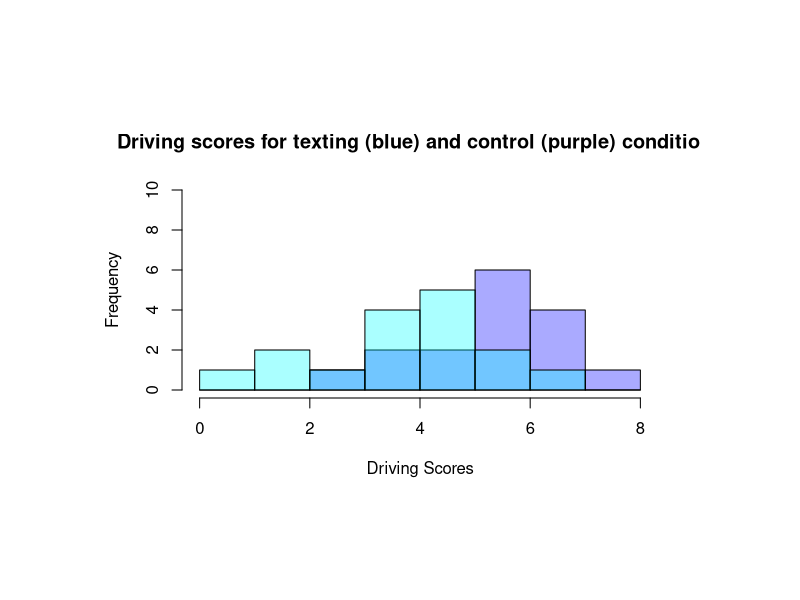
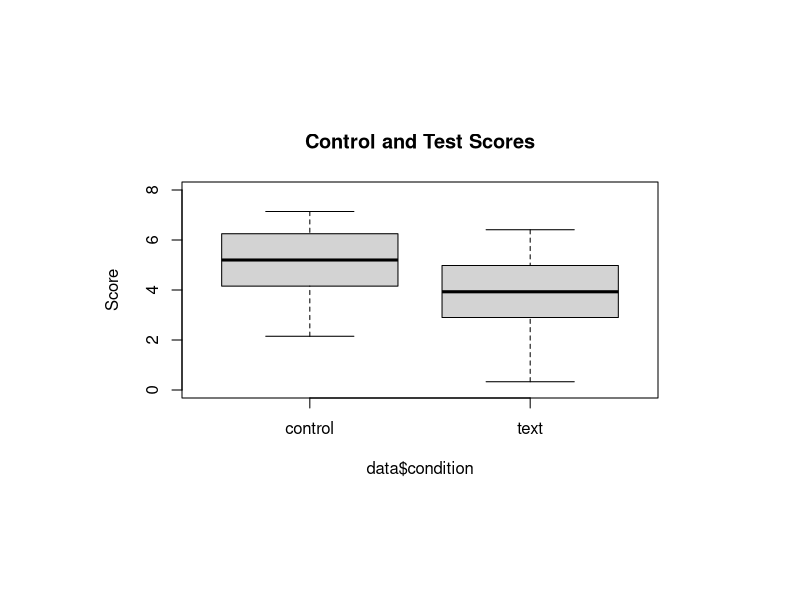
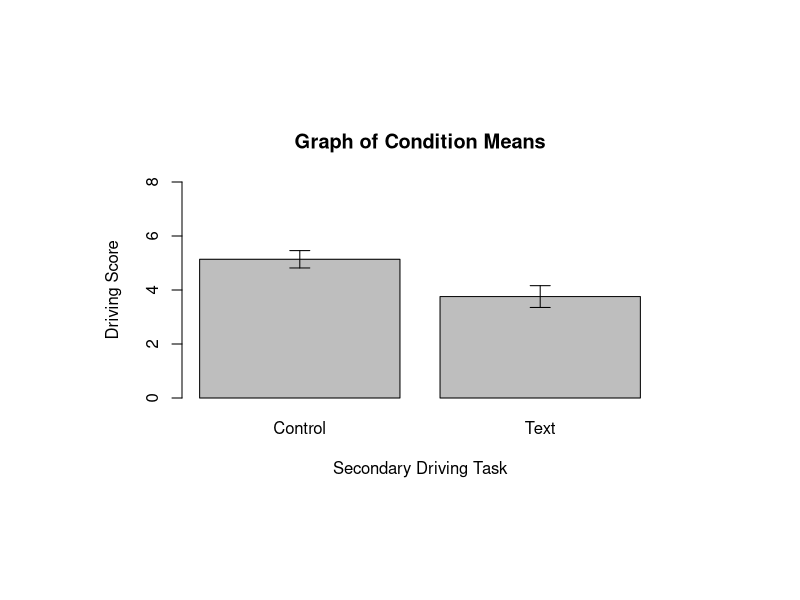

These figures' R source, in order:
data <- read.csv ("driving.csv")

# We need to make two variables that we can use in the creation of graphs, descriptive statistics etc. We can do this using the subset() function

control <- subset (data$score, data$condition=="control")
text <- subset (data$score, data$condition=="text")

# Make a histogram showing the frequency distribution of the driving scores in both the control and text conditions
xx = c(0,8)
yy = c(0,10)
brks = seq(0,8,1)

pdf( height=11, width=8.5, file="graphs.pdf" )
par( omi=c( 1,1,1,1 ) )

hist (control, xlab="Driving Scores", main="Driving scores for texting (blue) and control (purple) conditions", xlim=xx, ylim=yy, breaks=brks, col=rgb(0,0,1,1/3))
hist (text, breaks=brks, col=rgb(0,1,1,1/3), add=T)

# Run boxplots to identify outliers and the general spread of the data. Use the boxplot() function to generate boxplots of both conditions on the same graph.
boxplot(data$score~data$condition, ylim= xx, ylab="Score", main="Control and Test Scores")

mysummary <- function(x) {
     v1 <- mean(x)
     v2 <- median(x)
     v3 <- var(x)
     v4 <- sd(x)
     v5 <- length(x)
     return(list( mean=v1, median=v2, var=v3, sd=v4, N=v5))
}

# Use the mysummary function (defined for you above) to get descriptive statistics for both conditions

mysummary (control)
mysummary (text)
# A good idea in presenting statistics in scientific reports is the inclusion of bar charts to show the means of the conditions graphically. Create a bar chart of the two means of the control and text conditions with error bars.
# hint: use barplot() function.

drive.mean <- c( mean(control), mean(text) )
drive.mean
drive.sd <- c( sd(control), sd(text) )

names(drive.mean) <- c("Control", "Text")

se.bar <- function(x, y, upper, lower=upper, length=0.1,...) {
    if(length(x) != length(y) | length(y) !=length(lower) | length(lower) != length(upper))
       stop("vectors must be same length")

    arrows(x,y+upper, x, y-lower, angle=90, code=3, length=length, ...)
}

br <- barplot (drive.mean, main = "Graph of Condition Means", xlab= "Secondary Driving Task", ylab="Driving Score", ylim=c(0,8))

se.bar( br, drive.mean, drive.sd/sqrt(length(control)))

## As we are conducting an independent samples t-test we need to identify 1) whether our data conforms to the assumption of normality and 2)homogeinity of variance before we perform a t-test on it. We can do this using Shapiro Wilk and Levene's tests. We want the tests to have a p value above 0.05  (p>0.05). This would mean that the distribution of the data is not significantly different from a normal distribution and that the variances are roughly equal.

shapiro.test (control)
shapiro.test (text)

library ('car')
leveneTest(data$score, data$condition)

# Run the t-test to identify whether there is a significant difference between the control and the text conditions
t.test (control,text, paired=F)

# You will see in the output that the degrees of freedom do not match what we'd expect from the lecture (i.e. N-2). This is because R runs a Welch's t-test that alters the degrees of freedom to take into account any deviations from homogeinity in the variances of the groups (which is tested by the Levene's test).

# Write the results of the t-test conforming to the reporting structure in the lecture using the degrees of freedom quoted by R in the t-test output.

# t(30) = 2.673, p=0.012
